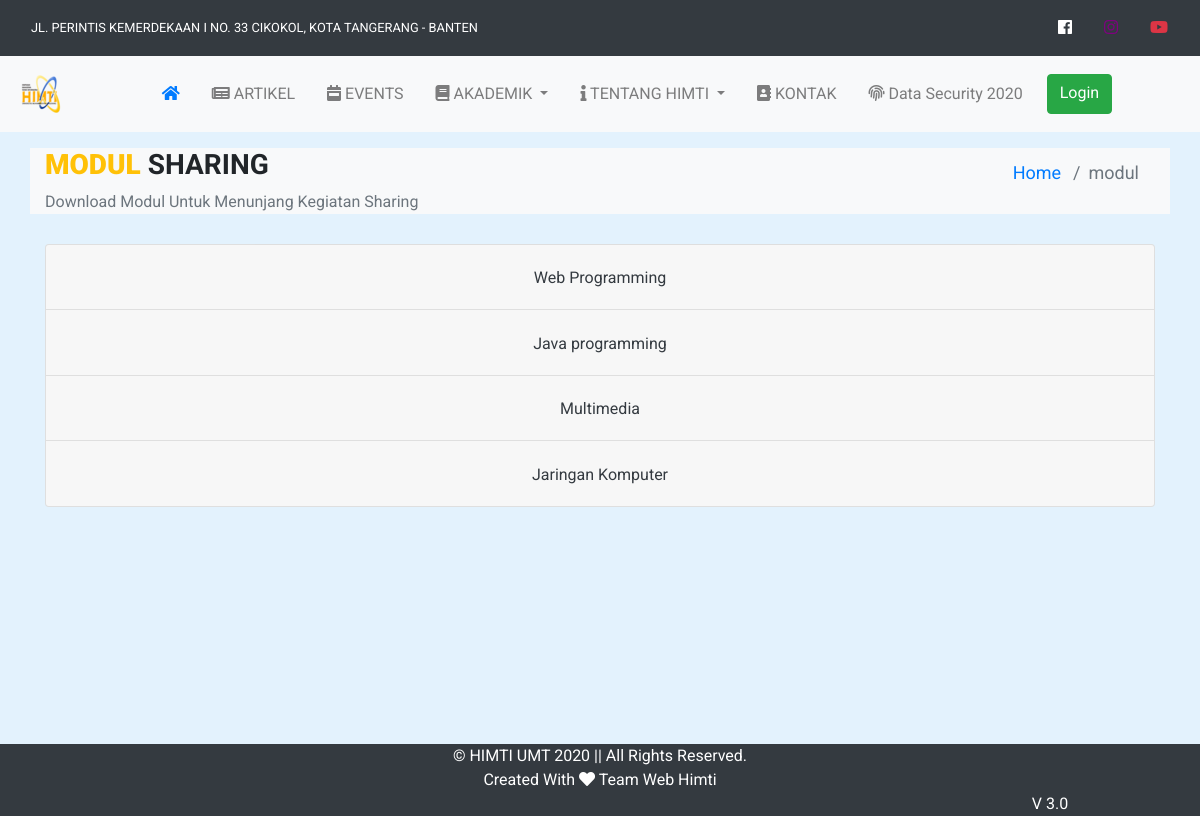
Screenshot of /index.php/front-end/modul with the database file from the repository.
### tables this page shows
CREATE TABLE `tbl_peminatan` (
  `id_peminatan` int(11) NOT NULL,
  `nama_peminatan` varchar(50) NOT NULL,
  `status` int(1) NOT NULL
);

### application/controllers/front-end/Modul.php (called while the page is built, shortened)
<?php
class Modul extends CI_controller{
    public function __construct()
    {
        $this->load->model('M_himti', 'logic');
    }
    public function index(){
        $data['value'] = $this->logic->get_all('tbl_home_setting')->row();
        $data['minat'] = $this->logic->get_where('tbl_peminatan', ['status' => '1'])->result();
        $data['konten'] = 'front-end/modul/view';
        $this->load->view('front-end/template', $data);
    }
}

### index.php (called while the page is built, shortened)
<?php
require_once BASEPATH.'core/CodeIgniter.php';

### application/models/M_himti.php (called while the page is built, shortened)
<?php
class M_himti extends CI_Model
{
	public function get_where($table, $where, $order = null)
	{
		$this->db->order_by($order);
		return $this->db->get_where($table, $where);
	}
}

### application/views/front-end/modul/view.php (the view, shortened to what this page needs)
<div class="container-fluid my-3">
    <div class="container">
        <div class="row bg-light">
            <div class="col-sm-6">
                <h3 class="text-uppercase text-shadow font-weight-bold"><strong class="text-warning">Modul</strong> Sharing</h3>
                <span class="text-muted text-capitalize"> Download modul untuk menunjang kegiatan Sharing </span>
            </div>
            <div class="col-sm-6 align-self-center">
                <ul class="link-breadcrumb align-self-center">
                    <li class="breadcrumb-item"><a href="<?= base_url('') ?>">Home</a></li>
                    <li class="breadcrumb-item active">modul</li>
                </ul>
            </div>
        </div>
    </div>
</div>
<section class="modul" style="min-height: 500px; margin-top: 30px">
    <div class="container">
        <div class="row">
            <div class="col-12">
                <div class="accordion" id="accordionExample">
                    <?php foreach ($minat as $key) : ?>
                        <div class="card">
                            <div class="card-header" id="h<?= $key->id_peminatan ?>">
                                <h2 class="mb-0 text-center">
                                    <button class="btn btn-link text-decoration-none text-dark" type="button" data-toggle="collapse" data-target="#collapse<?= $key->id_peminatan ?>" aria-expanded="true" aria-controls="collapse<?= $key->id_peminatan ?>">
                                        <?= $key->nama_peminatan ?>
                                    </button>
                                </h2>
                            </div>
                        </div>
                    <?php endforeach; ?>
                </div>
            </div>
        </div>
    </div>
</section>

### assets/css/style.css (style rules this page uses)
body { background-color: #e3f2fd; box-sizing: border-box; font-family: 'Roboto', sans-serif; }
ul.link-breadcrumb { padding: 10px 16px; list-style: none; text-align: right; }
ul.link-breadcrumb li { display: inline; font-size: 18px; }

### rows the page displays
tbl_peminatan: nama_peminatan "Web Programming"
tbl_peminatan: nama_peminatan "Java programming"
tbl_peminatan: nama_peminatan "Multimedia"
tbl_peminatan: nama_peminatan "Jaringan Komputer"
